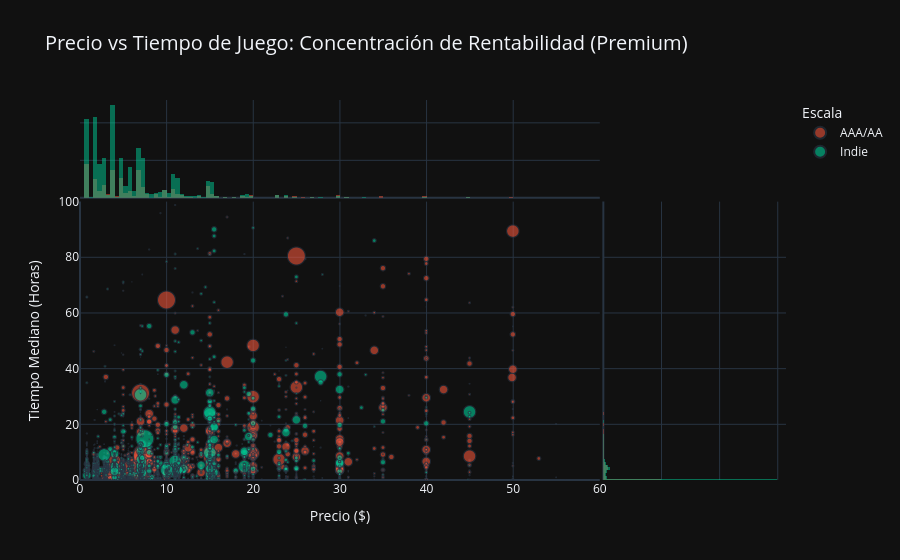

This figure's notebook cell:
### Code cell
df_premium = df[df['type'] == 'Premium'].copy()

fig4 = px.scatter(df_premium, x='price', y='median_playtime_hours', 
                  size='owners_numeric', color='production_scale', hover_name='name',
                  opacity=0.6, template="plotly_dark", size_max=40,
                  marginal_x="histogram", marginal_y="histogram",
                  color_discrete_map={'Indie': '#00CC96', 'AAA/AA': '#EF553B'},
                  title="Precio vs Tiempo de Juego: Concentración de Rentabilidad (Premium)",
                  labels={'price': 'Precio ($)', 'median_playtime_hours': 'Tiempo Mediano (Horas)', 'production_scale': 'Escala'},
                  range_x=[0, 60], range_y=[0, 100])

fig4.update_layout(title_font_size=20)

print("""
GRÁFICO 4: Precio vs Tiempo de Juego (Dispersión con Histogramas Marginales)
- Qué es: Mapa estático de dispersión con distribución lateral y superior.
- Qué se ve: Correlación entre precio y horas jugadas con la nueva segmentación.
- Elementos: Eje X (Precio), Eje Y (Horas), Tamaño (Usuarios), Color (Escala AAA/AA vs Indie).
""")

fig4.show()

### Figure 1 — Plotly figure (JSON) as saved in the notebook; plotly's stock layout.template omitted (floating-point values rounded to 4 significant figures; data arrays with more than 128 entries replaced by an {"elided": "..."} marker saying what was removed)
{"data": [{"hovertemplate": "<b>%{hovertext}</b><br><br>Escala=AAA/AA<br>Precio ($)=%{x}<br>Tiempo Mediano (Horas)=%{y}<br>owners_numeric=%{marker.size}<extra></extra>", "hovertext": {"elided": "6957 str values"}, "legendgroup": "AAA/AA", "marker": {"color": "#EF553B", "opacity": 0.6, "size": {"elided": "6957 float values"}, "sizemode": "area", "sizeref": 46875, "symbol": "circle"}, "mode": "markers", "name": "AAA/AA", "showlegend": true, "type": "scattergl", "x": {"elided": "6957 float values"}, "xaxis": "x", "y": {"elided": "6957 float values"}, "yaxis": "y"}, {"bingroup": "x", "hovertemplate": "Escala=AAA/AA<br>Precio ($)=%{x}<br>count=%{y}<extra></extra>", "legendgroup": "AAA/AA", "marker": {"color": "#EF553B"}, "name": "AAA/AA", "opacity": 0.5, "showlegend": false, "type": "histogram", "x": {"elided": "6957 float values"}, "xaxis": "x3", "yaxis": "y3"}, {"bingroup": "y", "hovertemplate": "Escala=AAA/AA<br>Tiempo Mediano (Horas)=%{y}<br>count=%{x}<extra></extra>", "legendgroup": "AAA/AA", "marker": {"color": "#EF553B"}, "name": "AAA/AA", "opacity": 0.5, "showlegend": false, "type": "histogram", "xaxis": "x2", "y": {"elided": "6957 float values"}, "yaxis": "y2"}, {"hovertemplate": "<b>%{hovertext}</b><br><br>Escala=Indie<br>Precio ($)=%{x}<br>Tiempo Mediano (Horas)=%{y}<br>owners_numeric=%{marker.size}<extra></extra>", "hovertext": {"elided": "17558 str values"}, "legendgroup": "Indie", "marker": {"color": "#00CC96", "opacity": 0.6, "size": {"elided": "17558 float values"}, "sizemode": "area", "sizeref": 46875, "symbol": "circle"}, "mode": "markers", "name": "Indie", "showlegend": true, "type": "scattergl", "x": {"elided": "17558 float values"}, "xaxis": "x", "y": {"elided": "17558 float values"}, "yaxis": "y"}, {"bingroup": "x", "hovertemplate": "Escala=Indie<br>Precio ($)=%{x}<br>count=%{y}<extra></extra>", "legendgroup": "Indie", "marker": {"color": "#00CC96"}, "name": "Indie", "opacity": 0.5, "showlegend": false, "type": "histogram", "x": {"elided": "17558 float values"}, "xaxis": "x3", "yaxis": "y3"}, {"bingroup": "y", "hovertemplate": "Escala=Indie<br>Tiempo Mediano (Horas)=%{y}<br>count=%{x}<extra></extra>", "legendgroup": "Indie", "marker": {"color": "#00CC96"}, "name": "Indie", "opacity": 0.5, "showlegend": false, "type": "histogram", "xaxis": "x2", "y": {"elided": "17558 float values"}, "yaxis": "y2"}], "layout": {"barmode": "overlay", "legend": {"itemsizing": "constant", "title": {"text": "Escala"}, "tracegroupgap": 0}, "title": {"font": {"size": 20}, "text": "Precio vs Tiempo de Juego: Concentración de Rentabilidad (Premium)"}, "xaxis": {"anchor": "y", "domain": [0, 0.7363], "range": [0, 60], "title": {"text": "Precio ($)"}}, "xaxis2": {"anchor": "y2", "domain": [0.7413, 1], "matches": "x2", "showgrid": true, "showline": false, "showticklabels": false, "ticks": ""}, "xaxis3": {"anchor": "y3", "domain": [0, 0.7363], "matches": "x", "showgrid": true, "showticklabels": false}, "xaxis4": {"anchor": "y4", "domain": [0.7413, 1], "matches": "x2", "showgrid": true, "showline": false, "showticklabels": false, "ticks": ""}, "yaxis": {"anchor": "x", "domain": [0, 0.7326], "range": [0, 100], "title": {"text": "Tiempo Mediano (Horas)"}}, "yaxis2": {"anchor": "x2", "domain": [0, 0.7326], "matches": "y", "showgrid": true, "showticklabels": false}, "yaxis3": {"anchor": "x3", "domain": [0.7426, 1], "matches": "y3", "showgrid": true, "showline": false, "showticklabels": false, "ticks": ""}, "yaxis4": {"anchor": "x4", "domain": [0.7426, 1], "matches": "y3", "showgrid": true, "showline": false, "showticklabels": false, "ticks": ""}}}
